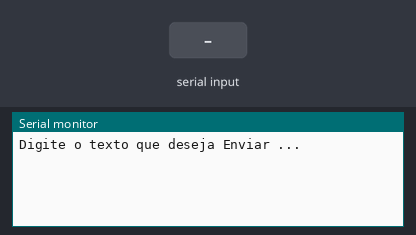
Bench run of a sketch on a simulated Arduino Uno, built with avr-gcc and run on an emulated ATmega328P. Parts: the last lines printed to the serial monitor. The test bench sets the inputs (shaded band). No radio packets arrive unless stated.

Above: at 1.2 s.
1.3 s: "1" received over Serial
At 2.8 s:
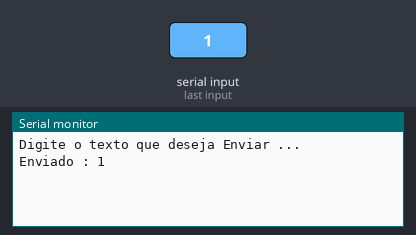
3.8 s: "0" received over Serial
At 5.2 s:
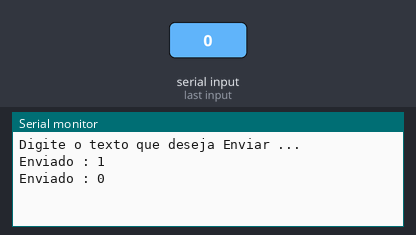
5.3 s: "2" received over Serial
At 7.0 s:
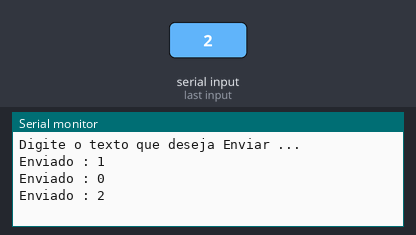

Measured:
- after the input at 1.3 s, the serial monitor: prints a new line after 1.0 s (image 1)
- after the input at 3.8 s, the serial monitor: prints a new line after 1.0 s (image 2)
- after the input at 5.3 s, the serial monitor: prints a new line after 1.0 s (image 3)

The sketch:

sketch_ir433_transmissor.ino
```cpp
//#include <VirtualWire.h>
//
////Define pinos Led e Botao
//const int ledPin = 13;
//const int pino_botao = A0;
//
//int valor_botao;
//char Valor_CharMsg[4];
////Armazena estado led = ligar/desligar
//int estado = 0;
//
//void setup()
//{
//  Serial.begin(9600);
//  pinMode(ledPin,OUTPUT);
//  pinMode(pino_botao,INPUT);
//  //Pino ligado ao pino DATA do transmissor RF
//  vw_set_tx_pin(4);
//  //Velocidade de comunicacao (bits por segundo)
//  vw_setup(5000);
//  Serial.println("Trasmissao modulo RF - Acione o botao...");
//}
//
//void loop()
//{
//  //Verifica o estado do push-button
//  valor_botao = digitalRead(pino_botao);
//  //itoa(valor_botao,Valor_CharMsg,10);
//
//  //Caso o botao seja pressionado, envia dados
//  if (valor_botao == 0)
//  {
//    //Altera o estado do led
//    estado = !estado;
//    //Converte valor para envio
//    itoa(estado,Valor_CharMsg,10);
//    //Liga o led da porta 13 para indicar envio dos dados
//    digitalWrite(13, true);
//    //Envio dos dados
//    vw_send((uint8_t *)Valor_CharMsg, strlen(Valor_CharMsg));
//    //Aguarda envio dos dados
//    vw_wait_tx();
//    //Desliga o led da porta 13 ao final da transmissao
//    digitalWrite(13, false);
//    Serial.print("Valor enviado: ");
//    Serial.println(Valor_CharMsg);
//    delay(500);
//  }
//}
//
//#include <VirtualWire.h>
//
//bool estado_led;
//char data[2];
//
//void setup()
//{
//  Serial.begin(9600);
//  vw_set_tx_pin(5);
//  vw_setup(2000);
//
//}
//
//void loop()
//{
//  estado_led = !estado_led;
//  itoa(estado_led, data, 2);
//  vw_send((uint8_t *)data, strlen(data));
//  vw_wait_tx();
//  Serial.println(estado_led);
//  delay(200);
//
//
//
//  }

// Código de funcionamento Transmissor RF
// Projeto de comunicação sem fio Arduino

#include <VirtualWire.h> // Inclui biblioteca necessária para comunicação

void setup() {

  Serial.begin(9600);      // Configura a comunicação serial em 9600

  vw_set_tx_pin(5);        // Configura o pino Digital utilizado pelo Módulo
  vw_setup(2000);          // Bits per segundo

  Serial.println("Digite o texto que deseja Enviar ..."); //Imprime na Porta Serial
}

void loop() {
  char data[40];
  int numero;

  if (Serial.available() > 0)  {
    numero = Serial.readBytesUntil (13, data, 40);
    data[numero] = 0;
    Serial.print("Enviado : ");    // Imprime na porta serial a mensagem em destaque
    Serial.println(data);          // Imprime o valor enviado

    send(data);                    // Envia o valor para o receptor
  }
}

void send (char *message) {
  vw_send((uint8_t *)message, strlen(message));
  vw_wait_tx();                  // Aguarda o envio de dados
}
```
